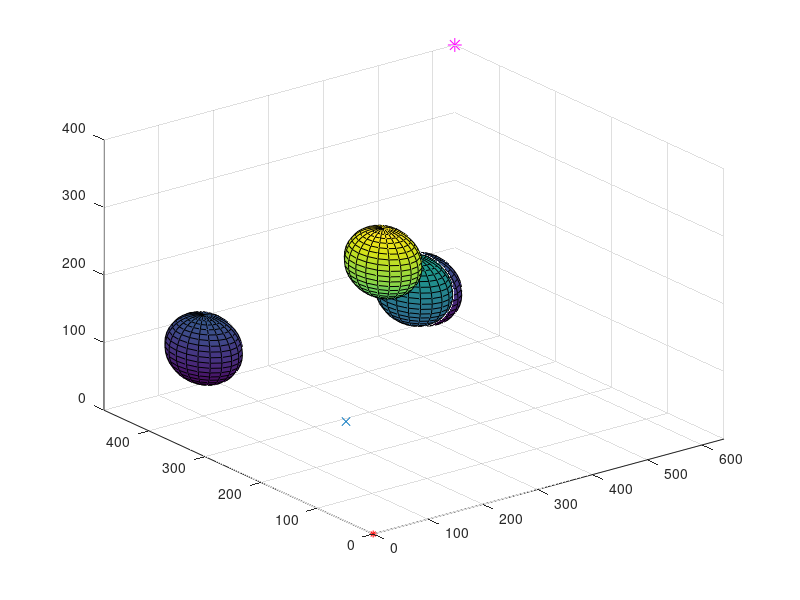

Here is the MATLAB script that generated this plot: (Note: this script raises an error after producing the figure.)
clear
clc
close all
tic
x_max = 640;
y_max = 480;
z_max = 400;

EPS = 30;
numNodes = 2000;        

% q_start.coord = [rand(1)*x_max rand(1)*y_max rand(1)*z_max];
q_start.coord = [0 0 0];
plot3(q_start.coord(1), q_start.coord(2), q_start.coord(3), 'r*', 'MarkerSize', 5);
hold on
grid on
q_start.cost = 0;
q_start.parent = 0;
% q_goal.coord = [rand(1)*x_max rand(1)*y_max rand(1)*z_max];
q_goal.coord = [640 480 400];
plot3(q_goal.coord(1), q_goal.coord(2), q_goal.coord(3), 'm*', 'MarkerSize', 10);
q_goal.cost = 0;
q_goal.parent = 1000;

%%%%%%%%%%%%%%%
%%% DEFINE OBSTACLES %%%
%%%%%%%%%%%%%%%
[x,y,z] = sphere;
surf(50*x+320,50*y+240,50*z+200)
hold on
surf(50*x+100,50*y+80,50*z+350)
surf(50*x+500,50*y+400,50*z+100)
surf(50*x+100,50*y+400,50*z+100)
axis([0 640 0 480 0 400])
%
obstacle1 = [50*x(:)+320,50*y(:)+240,50*z(:)+200];
obstacle2 = [50*x(:)+100,50*y(:)+80,50*z(:)+350];
obstacle3 = [50*x(:)+500,50*y(:)+400,50*z(:)+100];
obstacle4 = [50*x(:)+100,50*y(:)+400,50*z(:)+100];
q_obstacles = [obstacle1; obstacle2; obstacle3; obstacle4];
%%%%%%%%%%%
%%%%%%%%%%%

figure(1)
flag = 0;

tree1(1) = q_start;
tree2(1000) = q_goal;

lastFilled = 1000;
for i = 1:1:numNodes
    
    %% Sample new node
    q_rand_tree1 = [rand(1)*x_max rand(1)*y_max rand(1)*z_max];
    q_rand_tree2 = [rand(1)*x_max rand(1)*y_max rand(1)*z_max];
    plot3(q_rand_tree1(1), q_rand_tree1(2), q_rand_tree1(3), 'x', 'Color',  [0 0.4470 0.7410])
    plot3(q_rand_tree2(1), q_rand_tree2(2), q_rand_tree2(3), 'x', 'Color',  [0 0.4470 0.7410])
     
    %%%%%%%%%%%%%%%%%%%%%%%%%%%%%%%%%%%%%%%
    %%%%%%%%%%%%%%%%%%%%%%%%%%%%%%%%%%%%%%%
    %% Break if goal node is already reached
    for j = 1:1:length(tree1)
        for k = length(tree2):-1:lastFilled
            if dist_3d(tree1(j).coord, tree2(k).coord) < 50
                line([tree1(j).coord(1) tree2(k).coord(1)], [tree1(j).coord(2) tree2(k).coord(2)], [tree1(j).coord(3) tree2(k).coord(3)], 'Color', 'r')
                flag = 1;
                break
            end
        end
    end
    
    if flag == 1
        break;
    end
    %%%%%%%%%%%%%%%%%%%%%%%%%%%%%%%%%%%%%%%
    %%%%%%%%%%%%%%%%%%%%%%%%%%%%%%%%%%%%%%%
    
    %% Pick the closest node from existing list to branch out from
    %Tree 1 nearest neighbour
    ndist_tree1 = [];
    for k = 1:1:length(tree1)
        n = tree1(k);
        tmp = dist_3d(n.coord, q_rand_tree1);
        ndist_tree1 = [ndist_tree1 tmp];
    end
    [val_tree1, idx_tree1] = min(ndist_tree1);
    q_near_tree1 = tree1(idx_tree1);
    
    %Tree 2 nearest neighbour
    for l = length(tree2):-1:1
        %start from end of the tree, see which member of struct is empty, make that
        %lastFilled; If any struct member is Inf (iterating from end), then break. This
        %will reduce the number of iterations of this for loop
        if isempty(tree2(l).coord) == 1
            lastFilled = l + 1;
            break;
        end
    end
    
    ndist_tree2 = Inf*ones(1000,1);
    for m = length(tree2):-1:lastFilled
        n = tree2(m);
        tmp = dist_3d(n.coord, q_rand_tree2);
        ndist_tree2(m) = tmp;
    end
    [val_tree2, idx_tree2] = min(ndist_tree2);
    q_near_tree2 = tree2(idx_tree2);
    
    %% Extend one step in q_rand's direction
    q_extend_tree1.coord = steer3d(q_rand_tree1, q_near_tree1.coord, val_tree1, EPS);
    q_extend_tree2.coord = steer3d(q_rand_tree2, q_near_tree2.coord, val_tree2, EPS);

    %%%%%%%%%%
    collision_tree1 = checkCollision(q_extend_tree1.coord, q_obstacles);
    if collision_tree1 == 1
        continue;
    else
        q_new_tree1.coord = q_extend_tree1.coord;
    end
    
    collision_tree2 = checkCollision(q_extend_tree2.coord, q_obstacles);
    if collision_tree2 == 1
        continue;
    else
        q_new_tree2.coord = q_extend_tree2.coord;
    end
    %%%%%%%%%
    line([q_near_tree1.coord(1), q_new_tree1.coord(1)], [q_near_tree1.coord(2), q_new_tree1.coord(2)], [q_near_tree1.coord(3), q_new_tree1.coord(3)], 'Color', 'k', 'LineWidth', 2);
    line([q_near_tree2.coord(1), q_new_tree2.coord(1)], [q_near_tree2.coord(2), q_new_tree2.coord(2)], [q_near_tree2.coord(3), q_new_tree2.coord(3)], 'Color', 'b', 'LineWidth', 2);
    drawnow
    hold on
    %Cost to get to q_new = cost from q_near to q_new + cost to get to
    %q_near
    q_new_tree1.cost = dist_3d(q_new_tree1.coord, q_near_tree1.coord) + q_near_tree1.cost;
    q_new_tree2.cost = dist_3d(q_new_tree2.coord, q_near_tree2.coord) + q_near_tree2.cost;

    % Within a radius of r, find all existing nodes
    q_nearest_tree1 = [];
    r = 100;
    neighbor_count_tree1 = 1;
    for j = 1:1:length(tree1)
        %if distance between a node (eg. NODE 10)in node_list and q_new is less than r,
        %then push that node (NODE 10) in q_nearest
        if (dist_3d(tree1(j).coord, q_new_tree1.coord)) <= r
            q_nearest_tree1(neighbor_count_tree1).coord = tree1(j).coord;
            q_nearest_tree1(neighbor_count_tree1).cost = tree1(j).cost;
            neighbor_count_tree1 = neighbor_count_tree1+1;
        end
    end
    
    q_nearest_tree2 = [];
    r = 100;
    neighbor_count_tree2 = length(tree2);
    for j = length(tree2):-1:lastFilled
        %if distance between a node (eg. NODE 10)in node_list and q_new is less than r,
        %then push that node (NODE 10) in q_nearest
        if (dist_3d(tree2(j).coord, q_new_tree2.coord)) <= r
            q_nearest_tree2(neighbor_count_tree2).coord = tree2(j).coord;
            q_nearest_tree2(neighbor_count_tree2).cost = tree2(j).cost;
            neighbor_count_tree2 = neighbor_count_tree2-1;
        end
    end
    
    % Initialize cost to currently known value
    q_min_tree1 = q_near_tree1;
    q_min_tree2 = q_near_tree2;    
    C_min_tree1 = q_new_tree1.cost;
    C_min_tree2 = q_new_tree2.cost;
    
    % Iterate through all nearest neighbors to find alternate lower
    % cost paths
    
    %Search all nodes in q_nearest
    for k = 1:1:length(q_nearest_tree1)
        %if distance from a node in q_nearest to q_new is less than the
        %distance to go from q_near to q_new, then update q_min and C_min
        %Also, check if the line from q_nearest(k) to q_new is collision
        %free
        if (q_nearest_tree1(k).cost + dist_3d(q_nearest_tree1(k).coord, q_new_tree1.coord) < C_min_tree1) && (checkLineCollision(q_nearest_tree1(k).coord, q_new_tree1.coord, q_obstacles) == 0)
            q_min_tree1 = q_nearest_tree1(k);
            C_min_tree1 = q_nearest_tree1(k).cost + dist_3d(q_nearest_tree1(k).coord, q_new_tree1.coord);
            line([q_min_tree1.coord(1), q_new_tree1.coord(1)], [q_min_tree1.coord(2), q_new_tree1.coord(2)], [q_min_tree1.coord(3), q_new_tree1.coord(3)], 'Color', 'g');            
            hold on
        end
    end
    
    for k = length(q_nearest_tree2):-1:neighbor_count_tree2+1
        %if distance from a node in q_nearest to q_new is less than the
        %distance to go from q_near to q_new, then update q_min and C_min
        %Also, check if the line from q_nearest(k) to q_new is collision
        %free
        if (q_nearest_tree2(k).cost + dist_3d(q_nearest_tree2(k).coord, q_new_tree2.coord) < C_min_tree2) && (checkLineCollision(q_nearest_tree2(k).coord, q_new_tree2.coord, q_obstacles) == 0)
            q_min_tree2 = q_nearest_tree2(k);
            C_min_tree2 = q_nearest_tree2(k).cost + dist_3d(q_nearest_tree2(k).coord, q_new_tree2.coord);
            line([q_min_tree2.coord(1), q_new_tree2.coord(1)], [q_min_tree2.coord(2), q_new_tree2.coord(2)], [q_min_tree2.coord(3), q_new_tree2.coord(3)], 'Color', 'g');            
            hold on
        end
    end
    
    % Update parent to least cost-from node
    for j = 1:1:length(tree1)
        if tree1(j).coord == q_min_tree1.coord
            q_new_tree1.parent = j;
        end
    end
    
    for j = length(tree2):-1:lastFilled
        if tree2(j).coord == q_min_tree2.coord
            q_new_tree2.parent = j;
        end
    end
    
    % Append to nodes
    tree1 = [tree1 q_new_tree1];
    tree2(lastFilled-1) = q_new_tree2;
end
    
%%
% Search backwards from goal to start to find the optimal least cost path
q_goal = tree2(k);
q_final = tree1(j);
q_goal.parent = j;
q_end = q_goal;
tree1 = [tree1 q_goal];
i = 1;
start = k;
while q_end.parent ~= 0
    nodeList(i) = start;
    start = q_end.parent;
%     line([q_end.coord(1), tree1(start).coord(1)], [q_end.coord(2), tree1(start).coord(2)], [q_end.coord(3), tree1(start).coord(3)], 'Color', 'r', 'LineWidth', 4);
%     hold on
    q_end = tree1(start);
    i = i+1;
end

ptr = tree2(nodeList(1)).parent;
while ptr ~= 1000
    nodeList = [ptr nodeList];
    ptr = tree2(nodeList(1)).parent;
end

%%
nodeList = fliplr(nodeList);
nodeList = [1 nodeList length(tree2)];

for idx = 1:length(nodeList)-1
    if nodeList(idx) <= length(tree1) && nodeList(idx+1) <= length(tree1)
        line([tree1(nodeList(idx)).coord(1), tree1(nodeList(idx+1)).coord(1)], [tree1(nodeList(idx)).coord(2), tree1(nodeList(idx+1)).coord(2)], [tree1(nodeList(idx)).coord(3), tree1(nodeList(idx+1)).coord(3)], 'Color', 'r', 'LineWidth', 5);
    elseif nodeList(idx) <= length(tree1) && nodeList(idx+1) > length(tree1)
        line([tree1(nodeList(idx)).coord(1), tree2(nodeList(idx+1)).coord(1)], [tree1(nodeList(idx)).coord(2), tree2(nodeList(idx+1)).coord(2)], [tree1(nodeList(idx)).coord(3), tree2(nodeList(idx+1)).coord(3)], 'Color', 'r', 'LineWidth', 5);
    else
        line([tree2(nodeList(idx)).coord(1), tree2(nodeList(idx+1)).coord(1)], [tree2(nodeList(idx)).coord(2), tree2(nodeList(idx+1)).coord(2)], [tree2(nodeList(idx)).coord(3), tree2(nodeList(idx+1)).coord(3)], 'Color', 'r', 'LineWidth', 5);
    end
end
toc